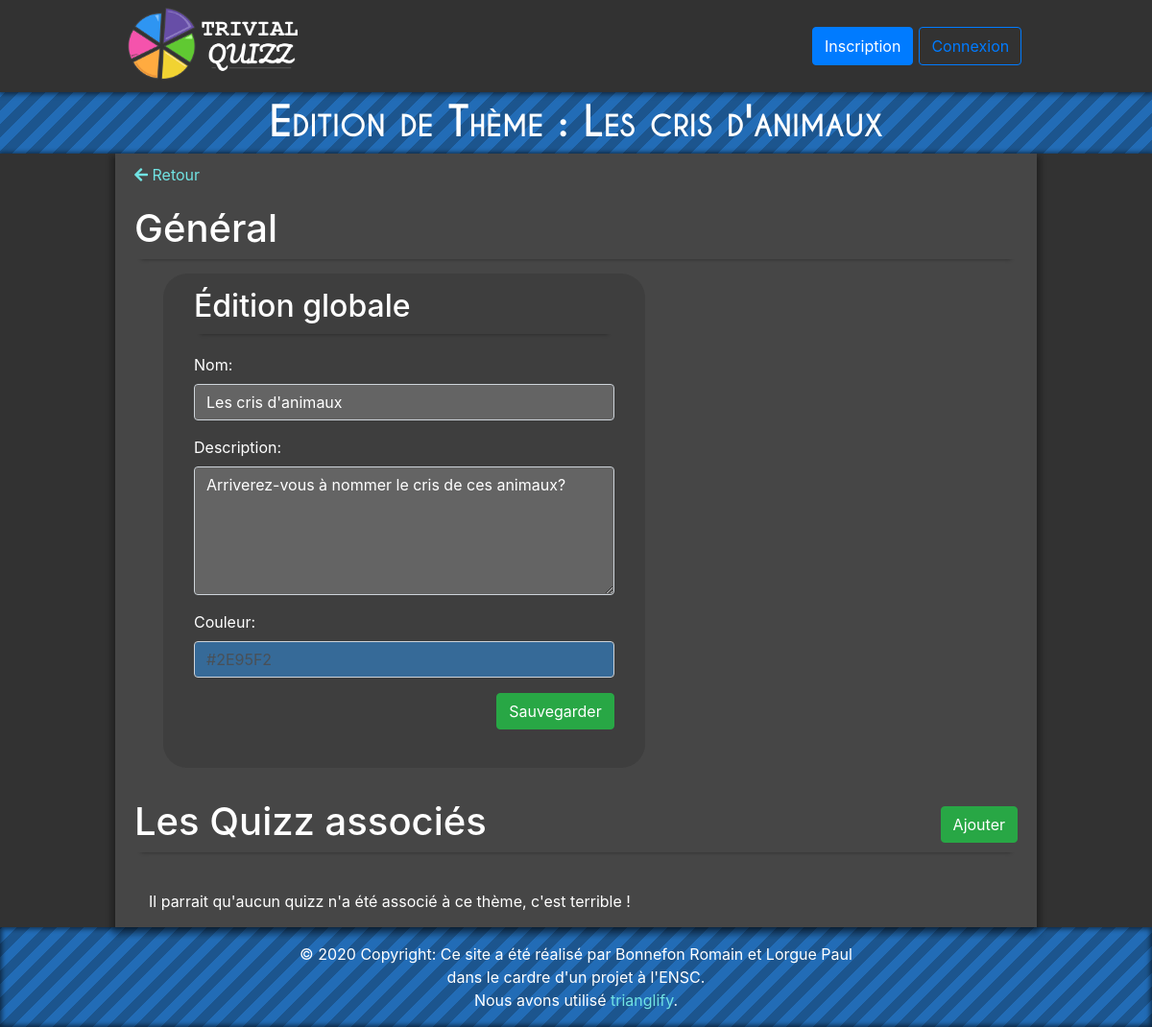
The app's page /admin/theme-edit.php?id=1 (signed in) with its own data.
### tables this page shows
CREATE TABLE theme
(
  th_id INTEGER NOT NULL PRIMARY KEY AUTO_INCREMENT,
  th_nom VARCHAR(50) NOT NULL,
  th_couleur VARCHAR(7) NOT NULL,
  th_description VARCHAR(500),
  th_is_principal BIT(1)
);

### include/functions.php (called while the page is built, shortened)
<?php
  function tryQueryBDD($bdd, $sql)
  {
    try {
      $request = $bdd -> query($sql);
      $result = $request -> fetchAll();
      if(empty($result)) {
        return null;
      }
      else {
        return $result;
      }
    } catch (\Exception $e) {
      return null;
    }
  }
  function loadThemeFromSQLResult($result)
  {
    $_THEME["id"] = $result["th_id"];
    $_THEME["nom"] = $result["th_nom"];
    $_THEME["desc"] = $result["th_description"];
    $_THEME["couleur"] = $result["th_couleur"];
    $_THEME["is_Principal"] = $result["th_is_principal"];
    return $_THEME;
  }
  function tryLoadTheme($bdd, $idTheme)
  {
    $data = tryQueryBDD($bdd, "SELECT * FROM theme WHERE th_id = $idTheme");
    return loadThemeFromSQLResult($data[0]);
  }
?>

### admin/theme-edit.php (the view, shortened to what this page needs)
<?php
  require_once "../include/liaisonbdd.php";
  require_once "../include/functions.php";
  $id = $_GET['id'];
  $_THEME = tryLoadTheme($bdd, $id);
?>
<!doctype html>
<html lang="fr">
<head>
  <?php require_once "../include/header.php"?>
  <link rel="stylesheet" href="../css/jumbotron-custom.css" />
  <link rel="stylesheet" href="../css/modal.css" />
  <link rel="stylesheet" href="https://unpkg.com/huebee@1/dist/huebee.min.css">
</head>
<body>
  <?php require_once "../include/navbar.php"?>
  <div class="bandeau-principal fond-bleu">
    Edition de Thème : <?= $_THEME["nom"] ?>
  </div>
  <div class="cadre-global">
    <div class="cadre-central">
      <a class="blue-text" href="theme.php">
        <i class="fas fa-arrow-left" style="height: 2.5em;"></i>
        Retour
      <a/>
      <div class="titre1 titre-shadow">
        <h1>Général</h1>
      </div>
      <article class="container">
        <div class="row reduced-div" style="justify-content: space-between;">
          <div class="jumbotron jumbotron-vert col-sm-7">
            <div class="titre-shadow">
              <h3 class="titre3">Édition globale</h3>
            </div>
            <form id="formGeneral" method="POST">
              <div class="form-group">
                <label for="formGeneralNom" class="form-label">
                  Nom:
                </label>
                <input id="formGeneralNom" type="text" class="input-dark col form-control" name="nom" value="<?= $_THEME["nom"] ?>" placeholder="Entrez le nom de votre Thème !" value="<?= $_QUIZZ["nom"] ?>" required/>
              </div>
              <div class="form-group">
                <label for="editGeneral_Desc" class="form-label">
                  Description:
                </label>
                <textarea id="editGeneral_Desc" type="text" class="input-dark col form-control" name="desc" rows="5" placeholder="Entrez la description de votre Thème !" required><?= $_THEME["desc"] ?></textarea>
              </div>
              <div class="form-group">
                <label for="editGeneral_Nom" class="form-label">
                  Couleur:
                </label>
                <input id="couleur" type="text" class="color-input col form-control" name="couleur" style="background-color: <?= $_THEME['couleur'] ?>80" value="<?= $_THEME['couleur'] ?>" placeholder="Cliquez pour choisir la couleur !" autocomplete="off" data-huebee='{ "notation": "hex" }' required/>
              </div>
              <input id="formGeneral_Button"  class="btn btn-success float-right" value="Sauvegarder" type="submit" />
            </form>
          </div>
        </div>
      </article>
      <div class="titre1">
        <h1>Les Quizz associés</h1>
        <div>
          <a>
            <button type="button" class="btn btn-success">Ajouter</button>
          </a>
        </div>
      </div>
      <article class="container">
        <br/>
          <div>
            <?php
              $_QUIZZES = getAllQuizzesInfosOfTheme($bdd, $_THEME["id"]);
              if(empty($_QUIZZES))
              {
                echo "Il parrait qu'aucun quizz n'a été associé à ce thème, c'est terrible !";
              }
             ?>
          </div>
      </article>
    </div>
  </div>
</body>
</html>

### css/style-base.css (style rules this page uses)
:root { --navbar-height: 95px; }
.input-dark { background-color: rgb(100,100,100) !important; color: white !important; }
.input-dark::placeholder { color: rgb(210,210,210) !important; opacity: 1 !important; }
.bandeau-principal { height: 65px; text-align: center; justify-content: center; align-items: center; font-size: 2.7rem; font-variant: small-caps; font-family: "CaviarDreams"; font-weight: bold; }
body { font-family: "CaviarDreams"; }
.fond-bleu { color: white; background: repeating-linear-gradient(-45deg, #1C558E, 10px, #226cb6 10px, #226cb6 20px); }
footer { color: white; background: repeating-linear-gradient(-45deg, #1C558E, 10px, #226cb6 10px, #226cb6 20px); box-shadow: inset 0px 0px 5px 2px rgba(0, 0, 0, .55); }
html { margin-top: var(--navbar-height); overflow-x: hidden; }
.cadre-global { box-shadow: 0px 0px 5px 1px rgba(0, 0, 0, .55); display: flex; width: auto; justify-content: center; background-color: rgb(50,50,50); min-height: calc(100vh - 1.7*var(--navbar-height)); }
body { background-color: rgb(50,50,50) !important; overflow-x: hidden; width: 100vw; }
.cadre-central { box-shadow: 2px 5px 6px 3px rgba(0, 0, 0, .2), -2px 5px 6px 3px rgba(0, 0, 0, .2); width: 70%; height: 100%; padding: 10px 20px 15px 20px; background-color: rgb(70,70,70); color: white; min-height: calc(100vh - 1.7*var(--navbar-height)); }
.titre1, .titre2 { display: flex; flex-flow: row nowrap; justify-content: space-between; }
.titre1 { font-size: 2.5rem; box-shadow: 0px 7px 4px -7px rgba(0,0,0,.4); margin-bottom: 15px; }
.titre3 { font-size: 2em; padding-bottom: 10px; margin-bottom: 20px !important; }
.titre-shadow { box-shadow: 0px 7px 4px -7px rgba(0,0,0,.4); }
label { display: block; float: left; }
.blue-text { color: #71E3E3 !important; }
a { text-decoration: none !important; }
@media (min-width: 768px) and (max-width: 1200px) { .navbar-center, .cadre-central { width: 80% !important; } }
@media (min-width: 768px) and (max-width: 1200px) { .titre1 { font-size: 2rem; } }

### css/jumbotron-custom.css (style rules this page uses)
.jumbotron-vert { padding-top: 15px !important; padding-bottom: 30px !important; border-radius: 25px !important; }
.jumbotron { background-color: rgb(62,62,62) !important; color: white !important; }
.reduced-div { margin-left: 15px !important; margin-right: 15px !important; }

### records on screen
theme: th_nom "Les cris d'animaux", nom "Les cris d'animaux", desc "Arriverez-vous à nommer le cris de ces animaux?", couleur "#2E95F2"
